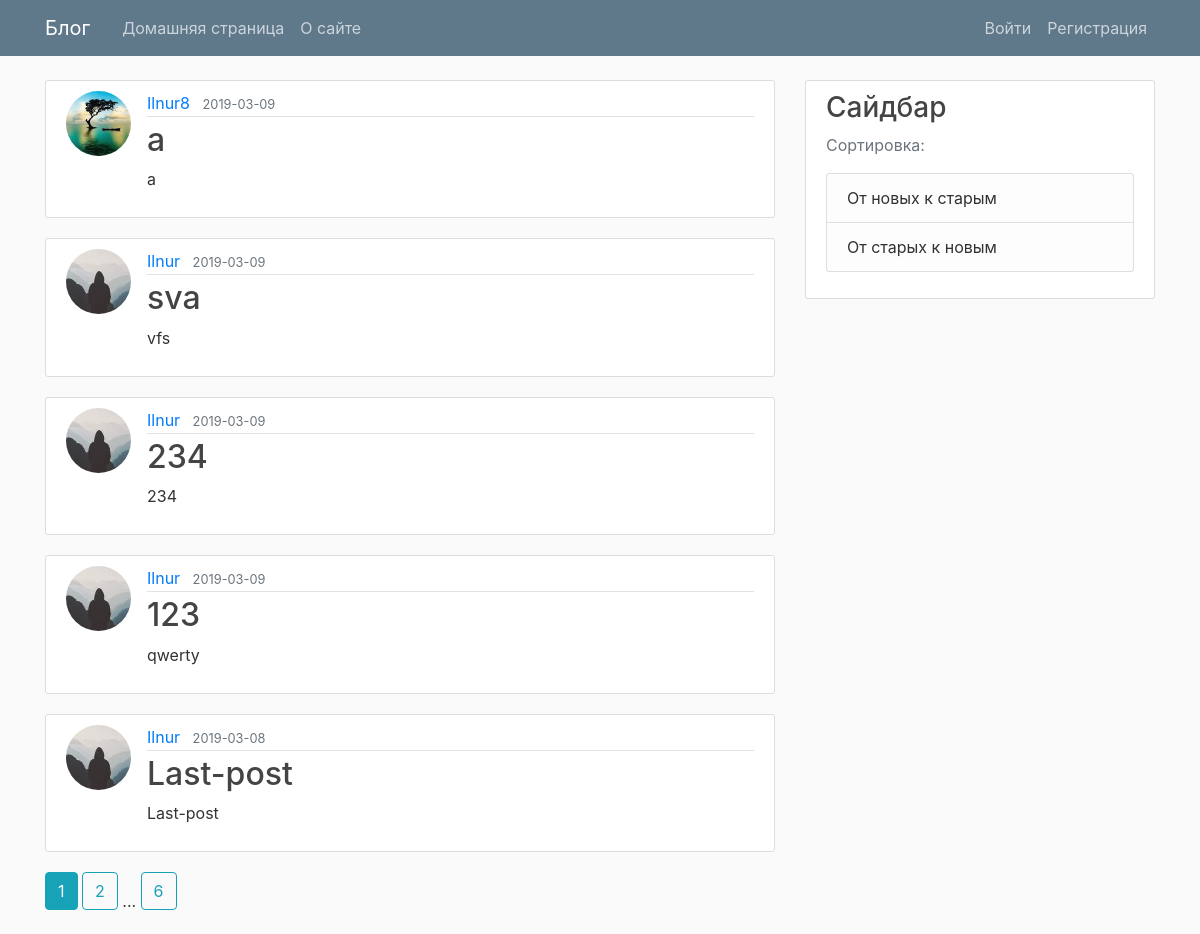
The page /home on the database its author committed.
### main/models.py (models this page shows, shortened)
class Post(db.Model):
    id = db.Column(db.Integer, primary_key=True)
    title = db.Column(db.String(100), nullable=False)
    date_posted = db.Column(db.DateTime,
                            nullable=False, default=datetime.utcnow())
    content = db.Column(db.Text, nullable=False)
    user_id = db.Column(db.Integer, db.ForeignKey('user.id'), nullable=False)

class User(db.Model, UserMixin):
    id = db.Column(db.Integer, primary_key=True)
    username = db.Column(db.String(20), unique=True, nullable=False)
    email = db.Column(db.String(120), unique=True, nullable=False)
    image_file = db.Column(db.String(20),
                           nullable=False, default='default.jpg')
    password = db.Column(db.String(60), nullable=False)
    posts = db.relationship('Post', backref='author', lazy=True)

### main/main/routes.py (the view)
@main.route("/")
@main.route("/home")
def home():
    page = request.args.get('page', 1, type=int)
    posts = Post.query.order_by(Post.date_posted.desc()).paginate(page=page, per_page=5)
    return render_template('home.html', posts=posts, reverse=False, forUser=False)

### main/templates/home.html
{% extends "base.html" %}
{% block content %}
    {% for post in posts.items %}
        <article class="media content-section">
          <img class="rounded-circle article-img" src="{{ url_for('static', filename='profile_pics/' + post.author.image_file) }}">
          <div class="media-body">
            <div class="article-metadata">
              <a class="mr-2" href="{{ url_for('users.user_posts', username=post.author.username) }}">{{ post.author.username }}</a>
              <small class="text-muted">{{ post.date_posted.strftime('%Y-%m-%d') }}</small>
            </div>
            <h2><a class="article-title" href="{{ url_for('posts.post', post_id=post.id) }}">{{ post.title }}</a></h2>
            <p class="article-content">{{ post.content }}</p>
          </div>
        </article>
    {% endfor %}
    {% for page_num in posts.iter_pages(left_edge=1, right_edge=1, left_current=1, right_current=2) %}
      {% if page_num %}
        {% if posts.page == page_num %}
          {% if reverse %}
            <a class="btn btn-info mb-4" href="{{ url_for('main.home_reverse', page=page_num) }}">{{ page_num }}</a>
          {% else %}
            <a class="btn btn-info mb-4" href="{{ url_for('main.home', page=page_num) }}">{{ page_num }}</a>
          {% endif %}
        {% else %}
          {% if reverse %}
            <a class="btn btn-outline-info mb-4" href="{{ url_for('main.home_reverse', page=page_num) }}">{{ page_num }}</a>
          {% else %}
            <a class="btn btn-outline-info mb-4" href="{{ url_for('main.home', page=page_num) }}">{{ page_num }}</a>
          {% endif %}
        {% endif %}
      {% else %}
        ...
      {% endif %}
    {% endfor %}
{% endblock content %}

### main/templates/base.html (shortened to what this page needs)
<!DOCTYPE html>
<html>
<head>
    <link rel="stylesheet" href="https://maxcdn.bootstrapcdn.com/bootstrap/4.0.0/css/bootstrap.min.css">
    <link rel="stylesheet" type="text/css" href="{{ url_for('static', filename='main.css') }}">
</head>
<body>
    <header class="site-header">
      <nav class="navbar navbar-expand-md navbar-dark bg-steel fixed-top">
        <div class="container">
          <a class="navbar-brand mr-4" href="/">Блог</a>
          <div class="collapse navbar-collapse" id="navbarToggle">
            <div class="navbar-nav mr-auto">
              <a class="nav-item nav-link" href="{{ url_for('main.home') }}">Домашняя страница</a>
              <a class="nav-item nav-link" href="{{ url_for('main.about') }}">О сайте</a>
            </div>
            <div class="navbar-nav">
              {% if current_user.is_authenticated %}
                <a class="nav-item nav-link" href="{{ url_for('posts.new_post') }}">Создать пост</a>
                <a class="nav-item nav-link" href="{{ url_for('users.account') }}">Аккаунт</a>
                <a class="nav-item nav-link" href="{{ url_for('users.logout') }}">Выход</a>
              {% else %}
                <a class="nav-item nav-link" href="{{ url_for('users.login') }}">Войти</a>
                <a class="nav-item nav-link" href="{{ url_for('users.register') }}">Регистрация</a>
              {% endif %}
            </div>
          </div>
        </div>
      </nav>
    </header>
    <main role="main" class="container">
      <div class="row">
        <div class="col-md-8">
          {% block content %}{% endblock %}
        </div>
        <div class="col-md-4">
          <div class="content-section">
            <h3>Сайдбар</h3>
            <p class='text-muted'>Сортировка:
              <ul class="list-group">
                {% if forUser %}
                  <li class="list-group-item list-group-item-light"><a class="sort" href="{{ url_for('users.user_posts', username=user.username) }}">От новых к старым</a></li>
                  <li class="list-group-item list-group-item-light"><a class="sort" href="{{ url_for('users.user_reverse_posts', username=user.username) }}">От старых к новым</a></li>
                {% else %}
                  <li class="list-group-item list-group-item-light"><a class="sort" href="{{ url_for('main.home') }}">От новых к старым</a></li>
                  <li class="list-group-item list-group-item-light"><a class="sort" href="{{ url_for('main.home_reverse') }}">От старых к новым</a></li>
                {% endif %}
              </ul>
            </p>
          </div>
        </div>
      </div>
    </main>
</body>
</html>

### main/static/main.css (style rules this page uses)
body { background: #fafafa; color: #333333; margin-top: 5rem; }
h1, h2, h3, h4, h5, h6 { color: #444444; }
.bg-steel { background-color: #5f788a; }
.site-header .navbar-nav .nav-link { color: #cbd5db; }
.content-section { background: #ffffff; padding: 10px 20px; border: 1px solid #dddddd; border-radius: 3px; margin-bottom: 20px; }
.article-title { color: #444444; }
.article-content { white-space: pre-line; }
.article-img { height: 65px; width: 65px; margin-right: 16px; }
.article-metadata { padding-bottom: 1px; margin-bottom: 4px; border-bottom: 1px solid #e3e3e3 }
a.sort { color: #313132; text-decoration: none; }

### rows shown on the page
Post: image_file (picture), author.username "Ilnur8", date_posted "2019-03-09", title "a", content "a"
Post: image_file (picture), author.username "Ilnur", date_posted "2019-03-09", title "sva", content "vfs"
Post: image_file (picture), author.username "Ilnur", date_posted "2019-03-09", title "234", content "234"
Post: image_file (picture), author.username "Ilnur", date_posted "2019-03-09", title "123", content "qwerty"
Post: image_file (picture), author.username "Ilnur", date_posted "2019-03-08", title "Last-post", content "Last-post"

### other values the page prints
{{ page_num }} "1"
{{ page_num }} "2" "6"
